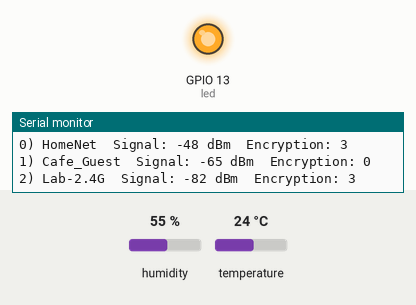
A sketch run on a simulated ESP32. Shown: output pins drawn as LEDs (lit = HIGH), the last lines printed to the serial monitor. Inputs (shaded band) come from the test bench; at power-on: humidity 55 %, temperature 24 °C. WiFi joins after 1.5 s; servers stay silent unless stated; a WiFi scan finds three made-up networks.

Above: at 2.2 s.
At 11.2 s:
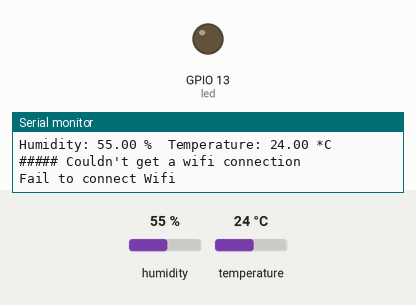
Timing chart, 0 to 18.6 s (numbered marks = the images above):
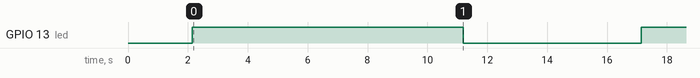

Measured:
- by itself, GPIO 13 (led): LOW → HIGH at 2.1 s, → LOW 9.1 s later, → HIGH 5.9 s later

The sketch:

home_sensor.ino
```cpp
#include <SPI.h>
#include <WiFi.h>
#include <WiFiUdp.h>
#include "DHT.h"

const byte DATA_TYPE_TEMPERATURE = 0x01;
const byte DATA_TYPE_HUMIDITY = 0x02;

const int MAX_PACKET_SIZE = 64;

const int SENSING_INTERVAL = 15;
const int SENSING_EACH_COUNT = 3;
const int SENSING_EACH_INTERVAL = 3;

/* Home Server */
const IPAddress HOME_SERVER_IP(192,168,0,10);
const int HOME_SERVER_PORT = 8090;
WiFiUDP udp;

/* WIFI */
char ssid[] = "";
char pass[] = "";
int status = WL_IDLE_STATUS;
byte mac[6] = {0, };

/* STATUS LED */
int led = 13;

/* DHT22 */
#define DHTPIN  2
#define DHTTYPE  DHT22


DHT dht(DHTPIN, DHTTYPE);

void setup() {
  // initialize serial and wait for the port to open:
  Serial.begin(9600);
  while(!Serial) ;

  // STATUS LED SETTING
  pinMode(led, OUTPUT);

  // WiFi
  Serial.println("Initializing Wifi...");
  getMacAddress();

  // scan for existing networks:
  Serial.println("Scanning available networks...");
  listNetworks();

  // DHT
  dht.begin();
}

void loop() {
  float temperature = 0.0;
  float humidity = 0.0;
  float temporary;
  int count_temperature = 0;
  int count_humidity = 0;
  unsigned long start_time;
  unsigned long end_time;

  start_time = millis();
  digitalWrite(led, HIGH);
  for (int idx=0; idx < SENSING_EACH_COUNT; idx++) {
    temporary = dht.readTemperature(false);
    if ( !isnan(temporary) ) {
      temperature += temporary;
      count_temperature++;
    }
    temporary = dht.readHumidity();
    if ( !isnan(temporary) ) {
      humidity += temporary;
      count_humidity++;
    }
    delay(SENSING_EACH_INTERVAL*1000);
  }
  temperature = average(temperature, count_temperature, 1000);
  humidity = average(humidity, count_humidity, 1000);
  printData(temperature, humidity);

  if ( 1 == connectWifi() ) {
    if ( 1 == sendDataToServer(start_time, temperature, humidity) ) {
      Serial.println("Success to send data");
    }
    else {
      Serial.println("Fail to send data");
    }
    disconnectWifi();
  }
  else {
    Serial.println("Fail to connect Wifi");
  }

  digitalWrite(led, LOW);
  end_time = millis();

  delay(calculateDelay(SENSING_INTERVAL, start_time, end_time));
}

int sendDataToServer(unsigned long start_time, float temperature, float humidity) {
  int result = 0;
  int sended = 0;

  udp.beginPacket(HOME_SERVER_IP, HOME_SERVER_PORT);
  sended += udp.write(mac, sizeof(mac));
  sended += udp.write((byte*)&start_time, sizeof(unsigned long));
  sended += udp.write((byte*)DATA_TYPE_TEMPERATURE, sizeof(byte));
  sended += udp.write((byte*)&temperature, sizeof(float));
  sended += udp.write((byte*)DATA_TYPE_HUMIDITY, sizeof(byte));
  sended += udp.write((byte*)&humidity, sizeof(float));
  for(int idx=sended; idx<MAX_PACKET_SIZE; idx++) {
    udp.write(byte(0));  //TODO: byte를 보낼 때는 보낸 값이 리턴된나?
  }
  result = udp.endPacket();
  udp.stop();
  return result;
}

int connectWifi() {
  status = WiFi.begin(ssid, pass);
  if ( status != WL_CONNECTED) {
    Serial.println("##### Couldn't get a wifi connection");
    return 0;
  }
  else {
    Serial.println("##### Connected to network");
    return 1;
  }
}

int disconnectWifi() {
 WiFi.disconnect();
}

int calculateDelay(int delay_time, unsigned long start_time, unsigned long end_time) {
  if ( start_time <= end_time ) {
    return (delay_time * 1000) - (end_time - start_time);
  }
  else {
    return (delay_time * 1000) - (start_time + (4294967295 - end_time));
  }
}

float average(float sum, int count, float error) {
  if ( 0 == count ) {
    return error;
  }
  else {
    return sum / count;
  }
}

void printData(float temperature, float humidity) {
  Serial.print("Humidity: ");
  Serial.print(humidity);
  Serial.print(" %\t");
  Serial.print("Temperature: ");
  Serial.print(temperature);
  Serial.println(" *C");
}

void getMacAddress() {
  // print your MAC address:
  WiFi.macAddress(mac);
  Serial.print("MAC: ");
  Serial.print(mac[5],HEX);
  Serial.print(":");
  Serial.print(mac[4],HEX);
  Serial.print(":");
  Serial.print(mac[3],HEX);
  Serial.print(":");
  Serial.print(mac[2],HEX);
  Serial.print(":");
  Serial.print(mac[1],HEX);
  Serial.print(":");
  Serial.println(mac[0],HEX);
}

void listNetworks() {
  // scan for nearby networks:
  Serial.println("** Scan Networks **");
  byte numSsid = WiFi.scanNetworks();

  // print the list of networks seen:
  Serial.print("number of available networks:");
  Serial.println(numSsid);

  // print the network number and name for each network found:
  for (int thisNet = 0; thisNet<numSsid; thisNet++) {
    Serial.print(thisNet);
    Serial.print(") ");
    Serial.print(WiFi.SSID(thisNet));
    Serial.print("\tSignal: ");
    Serial.print(WiFi.RSSI(thisNet));
    Serial.print(" dBm");
    Serial.print("\tEncryption: ");
    Serial.println(WiFi.encryptionType(thisNet));
  }
}
```
